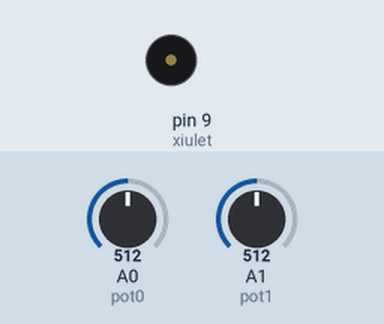
Recording of a sketch running on a simulated Arduino Uno, built with avr-gcc and run on an emulated ATmega328P. Parts: buzzer (waves = sounding). Inputs (shaded band) come from the test bench; at power-on: A0 (pot0) = 512, A1 (pot1) = 512.

Above: at 1.8 s.
1.9 s: A0 (pot0) set to 306
At 2.2 s:
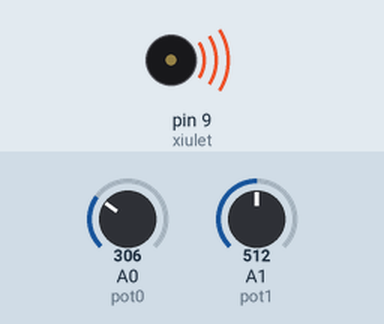
5.4 s: A1 (pot1) set to 0
At 6.5 s:
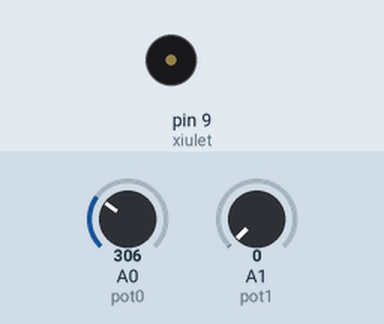
6.9 s: A1 (pot1) set to 122
At 7.09 s:
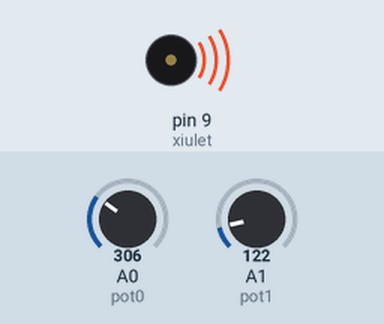
10.4 s: A0 (pot0) set to 122
At 10.8 s:
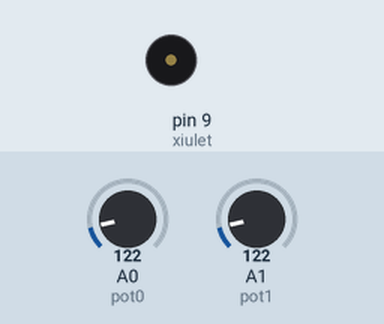
13.9 s: A0 (pot0) set to 0
At 15.1 s:
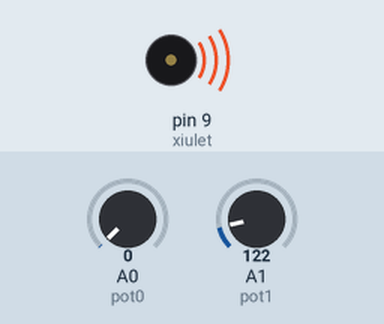
Timing chart, 0 to 16.4 s (numbered marks = the images above; inputs shaded):
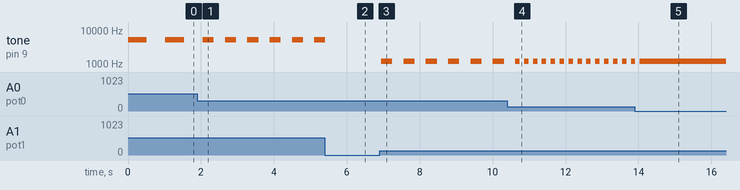

The sketch:

004_Sirena.ino
```cpp
/**********************************************************************************
**                                                                               **
**                                  Sirena                                       **
**                                                                               **
**                                                                               **
**********************************************************************************/

//********** Includes *************************************************************

//********** Variables ************************************************************
const int xiulet = 9;        // donar nom al pin 9 de l’Arduino
const int pot0 = A0;         // donar nom al pin A0 de l’Arduino
const int pot1 = A1;
int valPot0;                 // guardar valor del potenciometre
int valPot1;

//********** Setup ****************************************************************
void setup()
{
  pinMode(xiulet, OUTPUT);   // definir el pin 9 com una sortida
}

//********** Loop *****************************************************************
void loop()
{
  valPot0 = analogRead(pot0);    // llegir valor potenciòmetre
  valPot1 = analogRead(pot1);    // llegir valor potenciòmetre

  tone(xiulet, 10*valPot1, valPot0);    // xiulet de durada valPot0
  delay(2*valPot0);              // esperar valPot0 del xiulet + valPot0 silenci
}

//********** Funcions *************************************************************
```

Measured:
- after the input at 1.9 s, tone on pin 9 (xiulet): alternates 5120 Hz for 0.31 s and silent for 0.31 s, starting after 0.45 s
- after the input at 5.4 s, tone on pin 9 (xiulet): goes on until 5.4 s, then stays silent
- after the input at 6.9 s, tone on pin 9 (xiulet): alternates 1220 Hz for 0.31 s and silent for 0.31 s, starting after 0.05 s
- after the input at 10.4 s, tone on pin 9 (xiulet): alternates 1220 Hz for 0.12 s and silent for 0.12 s, starting after 0.34 s
- after the input at 13.9 s, tone on pin 9 (xiulet): goes on until 14.0 s, then stays 1220 Hz
- by itself, tone on pin 9 (xiulet): alternates 5120 Hz for 0.51 s and silent for 0.51 s
